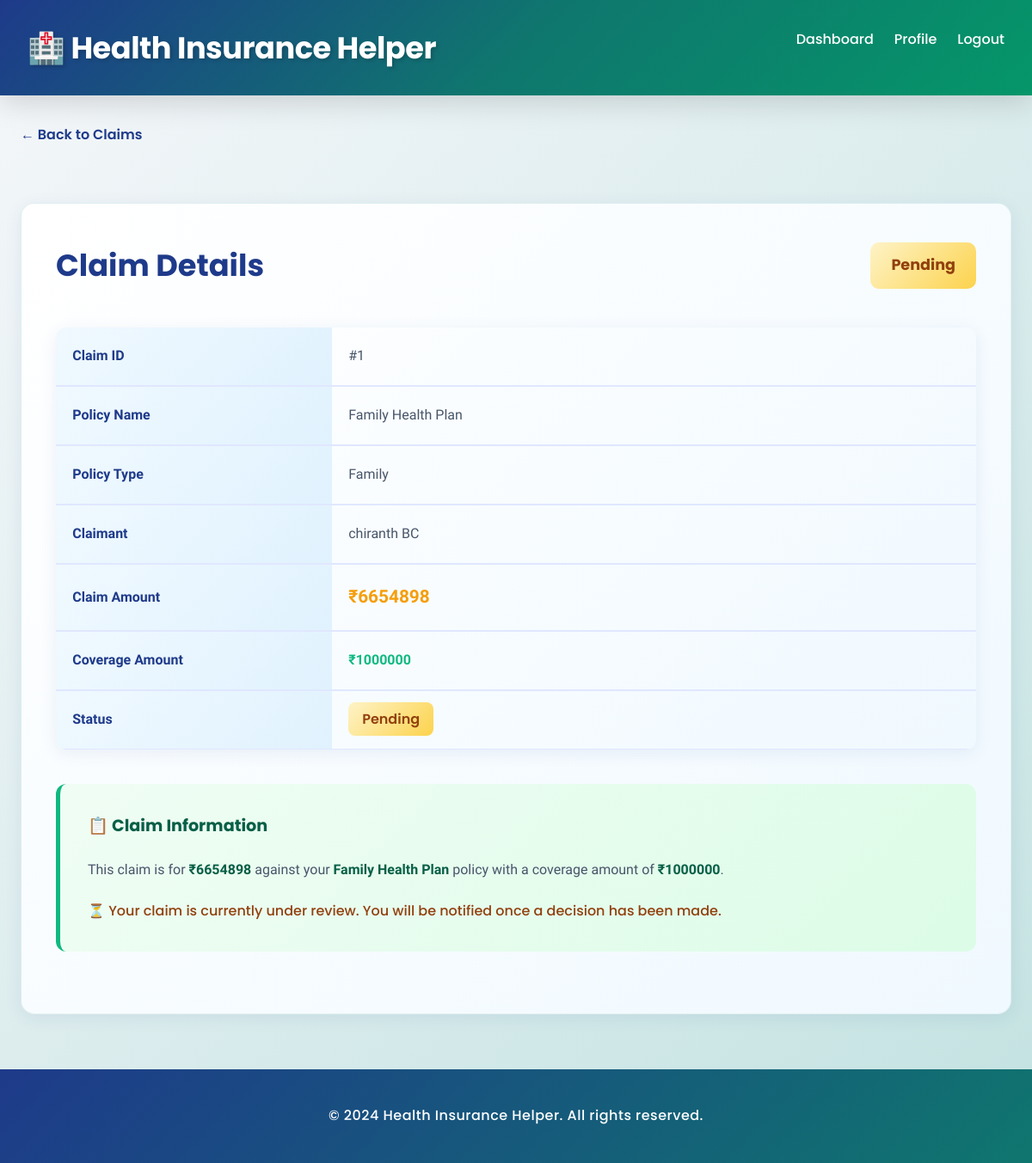
/claims/1/ (signed in), run on an earlier commit of the app's database.
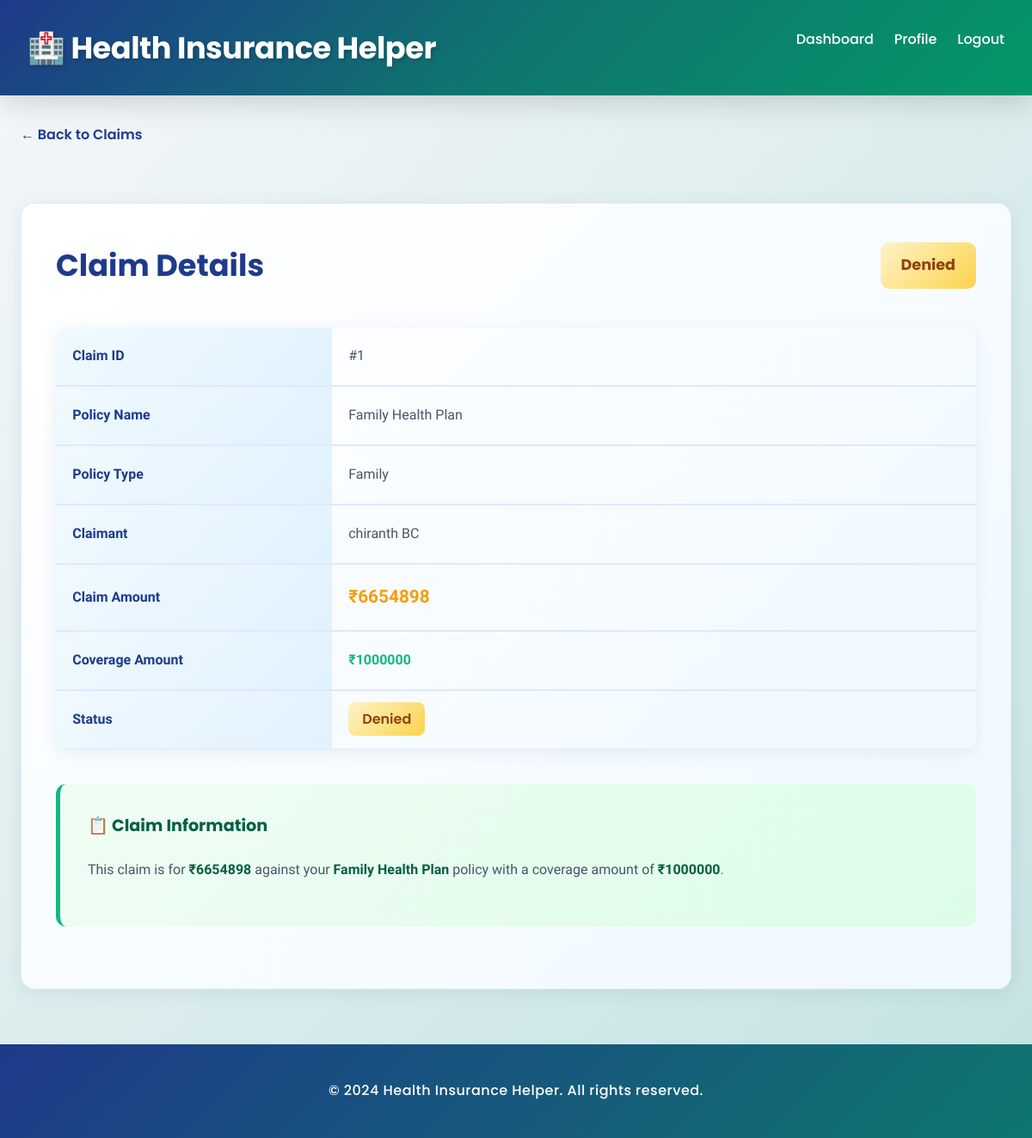
And on a later commit of the database.
### insurance_app/models.py (models this page shows, shortened)
class Claim(models.Model):
    STATUS_CHOICES = [
        ('Pending', 'Pending'),
        ('Approved', 'Approved'),
        ('Denied', 'Denied'),
    ]
    user = models.ForeignKey(User, on_delete=models.CASCADE)
    policy = models.ForeignKey(Policy, on_delete=models.CASCADE)
    claim_amount = models.IntegerField()
    status = models.CharField(max_length=50, choices=STATUS_CHOICES, default='Pending')

class Policy(models.Model):
    POLICY_TYPES = [
        ('Basic', 'Basic'),
        ('Premium', 'Premium'),
        ('Family', 'Family'),
    ]
    name = models.CharField(max_length=100)
    policy_type = models.CharField(max_length=50, choices=POLICY_TYPES)
    coverage_amount = models.IntegerField()
    premium = models.IntegerField()

### insurance_app/views.py (the view)
# urls.py: path('claims/<int:claim_id>/', views.claim_detail, name='claim_detail'),
@login_required(login_url='login')
def claim_detail(request, claim_id):
    claim = get_object_or_404(Claim, id=claim_id, user=request.user)
    return render(request, 'insurance_app/claim_detail.html', {'claim': claim})

### insurance_app/templates/insurance_app/claim_detail.html (shortened to what the changed rows need)
{% extends "insurance_app/base.html" %}
{% block content %}
<div class="card" style="margin-top: 2rem;">
    <div style="display: flex; justify-content: space-between; align-items: center; margin-bottom: 2.5rem; flex-wrap: wrap; gap: 1rem;">
        <h2 style="color: #1e3a8a; font-family: 'Poppins', sans-serif; font-weight: 700; font-size: 2.2rem;">Claim Details</h2>
        <span style="padding: 0.7rem 1.5rem; border-radius: 10px; font-weight: 700; font-size: 1.1rem; font-family: 'Poppins', sans-serif;
        {% if claim.status == 'Approved' %}
            background: linear-gradient(135deg, #d1fae5 0%, #a7f3d0 100%); color: #065f46;
        {% elif claim.status == 'Rejected' %}
            background: linear-gradient(135deg, #fee2e2 0%, #fecaca 100%); color: #7f1d1d;
        {% else %}
            background: linear-gradient(135deg, #fef3c7 0%, #fcd34d 100%); color: #92400e;
        {% endif %}
        ">{{ claim.status }}</span>
    </div>
    <table style="width: 100%; margin-bottom: 2.5rem; border-collapse: collapse;">
        <tr style="border-bottom: 2px solid #e0e7ff;">
            <td style="padding: 1.2rem; font-weight: 700; width: 30%; background: linear-gradient(135deg, #f0f9ff 0%, #e0f2fe 100%); color: #1e3a8a;">Claim ID</td>
            <td style="padding: 1.2rem; color: #475569;">#{{ claim.id }}</td>
        </tr>
        <tr style="border-bottom: 2px solid #e0e7ff;">
            <td style="padding: 1.2rem; font-weight: 700; background: linear-gradient(135deg, #f0f9ff 0%, #e0f2fe 100%); color: #1e3a8a;">Policy Name</td>
            <td style="padding: 1.2rem; color: #475569;">{{ claim.policy.name }}</td>
        </tr>
        <tr style="border-bottom: 2px solid #e0e7ff;">
            <td style="padding: 1.2rem; font-weight: 700; background: linear-gradient(135deg, #f0f9ff 0%, #e0f2fe 100%); color: #1e3a8a;">Policy Type</td>
            <td style="padding: 1.2rem; color: #475569;">{{ claim.policy.get_policy_type_display }}</td>
        </tr>
        <tr style="border-bottom: 2px solid #e0e7ff;">
            <td style="padding: 1.2rem; font-weight: 700; background: linear-gradient(135deg, #f0f9ff 0%, #e0f2fe 100%); color: #1e3a8a;">Claimant</td>
            <td style="padding: 1.2rem; color: #475569;">{{ claim.user.get_full_name|default:claim.user.username }}</td>
        </tr>
        <tr style="border-bottom: 2px solid #e0e7ff;">
            <td style="padding: 1.2rem; font-weight: 700; background: linear-gradient(135deg, #f0f9ff 0%, #e0f2fe 100%); color: #1e3a8a;">Claim Amount</td>
            <td style="padding: 1.2rem; color: #f59e0b; font-size: 1.3rem; font-weight: 700;">₹{{ claim.claim_amount }}</td>
        </tr>
        <tr style="border-bottom: 2px solid #e0e7ff;">
            <td style="padding: 1.2rem; font-weight: 700; background: linear-gradient(135deg, #f0f9ff 0%, #e0f2fe 100%); color: #1e3a8a;">Coverage Amount</td>
            <td style="padding: 1.2rem; color: #10b981; font-weight: 700;">₹{{ claim.policy.coverage_amount }}</td>
        </tr>
        <tr>
            <td style="padding: 1.2rem;">
                <span style="padding: 0.5rem 1rem; border-radius: 8px; font-weight: 600; font-family: 'Poppins', sans-serif;
                {% if claim.status == 'Approved' %}
                    background: linear-gradient(135deg, #d1fae5 0%, #a7f3d0 100%); color: #065f46;
                {% elif claim.status == 'Rejected' %}
                    background: linear-gradient(135deg, #fee2e2 0%, #fecaca 100%); color: #7f1d1d;
                {% else %}
                    background: linear-gradient(135deg, #fef3c7 0%, #fcd34d 100%); color: #92400e;
                {% endif %}
                ">{{ claim.status }}</span>
            </td>
        </tr>
    </table>
    <div style="background: linear-gradient(135deg, #f0fdf4 0%, #dcfce7 100%); padding: 2rem; border-radius: 12px; margin-bottom: 2rem; border-left: 5px solid #10b981;">
        <h4 style="color: #065f46; margin-bottom: 1.2rem; font-family: 'Poppins', sans-serif; font-weight: 700; font-size: 1.2rem;">📋 Claim Information</h4>
        <p style="color: #475569; margin-bottom: 1.2rem; line-height: 1.8;">This claim is for <strong style="color: #065f46;">₹{{ claim.claim_amount }}</strong> against your <strong style="color: #065f46;">{{ claim.policy.name }}</strong> policy with a coverage amount of <strong style="color: #065f46;">₹{{ claim.policy.coverage_amount }}</strong>.</p>
        {% if claim.status == 'Pending' %}
            <p style="margin-top: 1rem; color: #92400e; font-family: 'Poppins', sans-serif; font-weight: 500;">⏳ Your claim is currently under review. You will be notified once a decision has been made.</p>
        {% elif claim.status == 'Approved' %}
            <p style="margin-top: 1rem; color: #065f46; font-family: 'Poppins', sans-serif; font-weight: 500;">✓ Congratulations! Your claim has been approved. Payment has been processed.</p>
        {% elif claim.status == 'Rejected' %}
            <p style="margin-top: 1rem; color: #7f1d1d; font-family: 'Poppins', sans-serif; font-weight: 500;">✗ Unfortunately, your claim could not be approved. Please contact support for more information.</p>
        {% endif %}
    </div>
</div>
{% endblock %}

What changed in the data, as far as the page shows it:
changed Claim "Family Health Plan": status "Pending" → "Denied"
Also different on the page:
text no longer shown: "⏳ Your claim is currently under review. You will be notified once a decision has been made."
